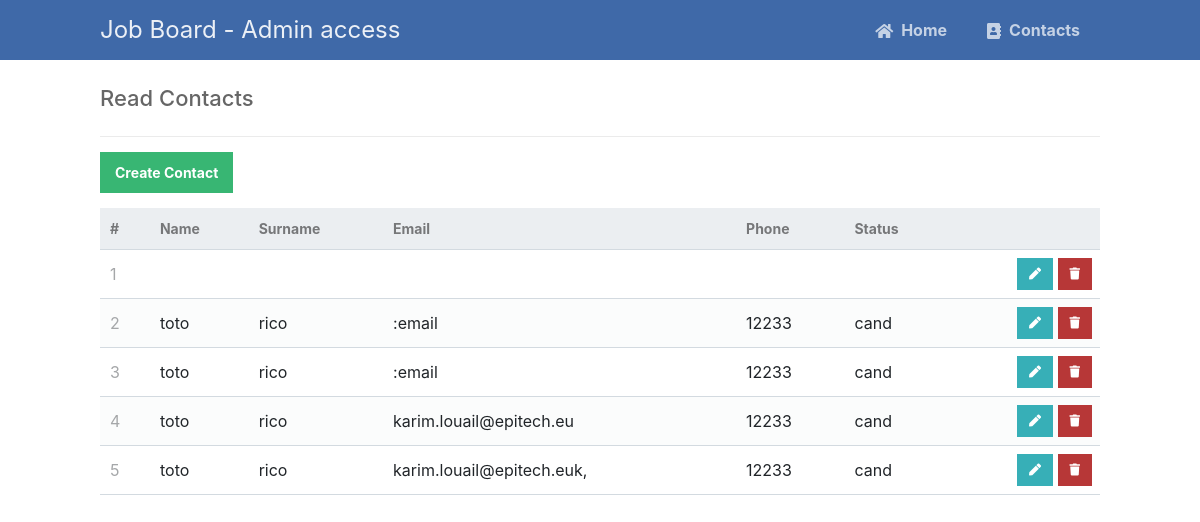
The app's page /html_css/admin/read.php with its own data.
### tables this page shows
CREATE TABLE IF NOT EXISTS `people` (
  `id_people` int(11) NOT NULL AUTO_INCREMENT,
  `name` varchar(25) NOT NULL,
  `surname` varchar(25) NOT NULL,
  `email` text NOT NULL,
  `phone` varchar(10) NOT NULL,
  `status` varchar(10) NOT NULL,
  `password` text NOT NULL,
  PRIMARY KEY (`id_people`)
);

### html_css/admin/read.php (the view, shortened to what this page needs)
<?php
include 'functions.php';
$pdo = pdo_connect_mysql();
$page = isset($_GET['page']) && is_numeric($_GET['page']) ? (int)$_GET['page'] : 1;
$records_per_page = 5;
$stmt = $pdo->prepare('SELECT * FROM people ORDER BY id_people LIMIT :current_page, :record_per_page');
$stmt->bindValue(':current_page', ($page-1)*$records_per_page, PDO::PARAM_INT);
$stmt->bindValue(':record_per_page', $records_per_page, PDO::PARAM_INT);
$stmt->execute();
$people = $stmt->fetchAll(PDO::FETCH_ASSOC);
?>
<?=template_header('Read')?>
<div class="content read">
	<h2>Read Contacts</h2>
	<a href="create.php" class="create-contact">Create Contact</a>
	<table>
        <thead>
            <tr>
                <td>#</td>
                <td>Name</td>
                <td>Surname</td>
                <td>Email</td>
                <td>Phone</td>
                <td>Status</td>
                <td></td>
            </tr>
        </thead>
        <tbody>
            <?php foreach ($people as $people): ?>
            <tr>
                <td><?=$people['id_people']?></td>
                <td><?=$people['name']?></td>
                <td><?=$people['surname']?></td>
                <td><?=$people['email']?></td>
                <td><?=$people['phone']?></td>
                <td><?=$people['status']?></td>
                <td class="actions">
                    <a href="update.php?id=<?=$people['id_people']?>" class="edit"><i class="fas fa-pen fa-xs"></i></a>
                    <a href="delete.php?id=<?=$people['id_people']?>" class="trash"><i class="fas fa-trash fa-xs"></i></a>
                </td>
            </tr>
            <?php endforeach; ?>
        </tbody>
    </table>
</div>
<?=template_footer()?>

### html_css/admin/functions.php (shortened to what this page needs)
<?php
function template_header($title) {
echo <<<EOT
<!DOCTYPE html>
<html>
	<head>
		<meta charset="utf-8">
		<title>$title</title>
		<link href="styles.css" rel="stylesheet" type="text/css">
		<link href="styles_admin.css" rel="stylesheet" type="text/css">
		<link rel="stylesheet" href="https://use.fontawesome.com/releases/v5.7.1/css/all.css">
	</head>
	<body>
    <nav class="navtop">
    	<div>
    		<h1>Job Board - Admin access</h1>
            <a href="index.php"><i class="fas fa-home"></i>Home</a>
    		<a href="read.php"><i class="fas fa-address-book"></i>Contacts</a>
    	</div>
    </nav>
EOT;
}
function template_footer() {
echo <<<EOT
    </body>
</html>
EOT;
}
?>

### html_css/admin/styles_admin.css (style rules this page uses)
body { margin: 0 !important; display: flex !important; flex-direction: column !important; min-height: 100vh !important; }
* { box-sizing: border-box; font-family: -apple-system, BlinkMacSystemFont, "segoe ui", roboto, oxygen, ubuntu, cantarell, "fira sans", "droid sans", "helvetica neue", Arial, sans-serif; font-size: 16px; -webkit-font-smoothing: antialiased; -moz-osx-font-smoothing: grayscale; }
body { background-color: #FFFFFF; margin: 0; }
.navtop { background-color: #3f69a8; height: 60px; width: 100%; border: 0; }
.navtop div { display: flex; margin: 0 auto; width: 1000px; height: 100%; }
.navtop div h1, .navtop div a { display: inline-flex; align-items: center; }
.navtop div h1 { flex: 1; font-size: 24px; padding: 0; margin: 0; color: #ecf0f6; font-weight: normal; }
.navtop div a { padding: 0 20px; text-decoration: none; color: #c5d2e5; font-weight: bold; }
.navtop div a i { padding: 2px 8px 0 0; }
.content { width: 1000px; margin: 0 auto; }
.content h2 { margin: 0; padding: 25px 0; font-size: 22px; border-bottom: 1px solid #ebebeb; color: #666666; }
.read .create-contact { display: inline-block; text-decoration: none; background-color: #38b673; font-weight: bold; font-size: 14px; color: #FFFFFF; padding: 10px 15px; margin: 15px 0; }
.read table { width: 100%; padding-top: 30px; border-collapse: collapse; }
.read table thead { background-color: #ebeef1; border-bottom: 1px solid #d3dae0; }
.read table thead td { padding: 10px; font-weight: bold; color: #767779; font-size: 14px; }
.read table tbody tr { border-bottom: 1px solid #d3dae0; }
.read table tbody tr:nth-child(even) { background-color: #fbfcfc; }
.read table tbody tr td { padding: 10px; }
.read table tbody tr td:nth-child(1) { color: #a5a7a9; }
.read table tbody tr td.actions { padding: 8px; text-align: right; }
.read table tbody tr td.actions .edit, .read table tbody tr td.actions .trash { display: inline-flex; text-align: right; text-decoration: none; color: #FFFFFF; padding: 10px 12px; }
.read table tbody tr td.actions .trash { background-color: #b73737; }
.read table tbody tr td.actions .edit { background-color: #37afb7; }

### records on screen
people: id_people "1"
people: id_people "2", name "toto", surname "rico", email ":email", phone "12233", status "cand"
people: id_people "3", name "toto", surname "rico", email ":email", phone "12233", status "cand"
people: id_people "4", name "toto", surname "rico", email "karim.louail@epitech.eu", phone "12233", status "cand"
people: id_people "5", name "toto", surname "rico", email "karim.louail@epitech.euk,", phone "12233", status "cand"
